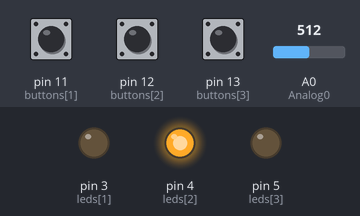
The sketch below on a simulated Arduino Uno, built with avr-gcc and run on an emulated ATmega328P. Parts: output pins drawn as LEDs (lit = HIGH). The inputs (shaded band) are chosen by the test bench; at power-on: A0 (Analog0) = 512, pin 13 (buttons[3]) LOW, pin 11 (buttons[1]) LOW, pin 12 (buttons[2]) LOW. Random numbers use the default seed unless the sketch sets one.

Above: at 2.8 s.
2.9 s: A0 (Analog0) set to 306
At 11.1 s:
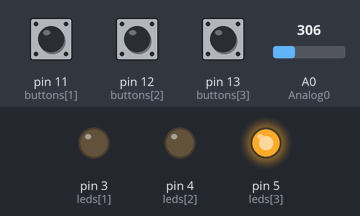
16.9 s: A0 (Analog0) set to 511
At 18.4 s:
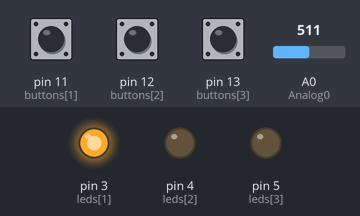
30.9 s: A0 (Analog0) set to 0
At 37.6 s:
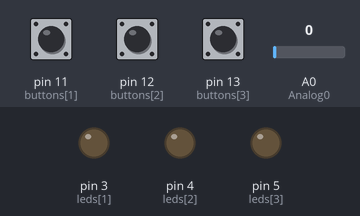
44.9 s: pin 13 (buttons[3]) pulled HIGH for 0.15 s
Timing chart, 0 to 48.0 s (numbered marks = the images above; inputs shaded):
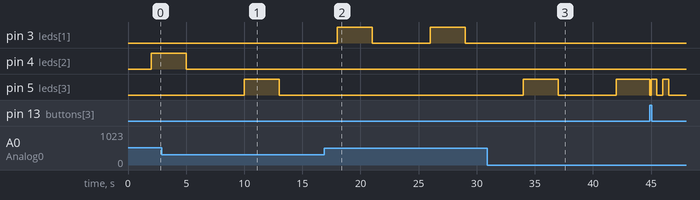

Measured:
- after the input at 2.9 s, pin 5 (leds[3]): LOW → HIGH after 7.1 s, → LOW 3.0 s later
- after the input at 16.9 s, pin 3 (leds[1]): alternates HIGH for 3.0 s and LOW for 5.0 s, starting after 1.1 s
- after the input at 30.9 s, pin 5 (leds[3]): LOW → HIGH after 3.1 s, → LOW 3.0 s later, → HIGH 5.0 s later

The sketch:

GameWithLeds.ino
```cpp
const long int interval = 3000;
const int rows = 4;
const int leds[rows] = {0, 3, 4, 5};
const int buttons[rows] = {0, 11, 12, 13};
long int previousMillis = 0;
const int buzzer = 2;
const int Analog0 = 0;

void setup()
{
  pinMode(buttons[1], INPUT);
  pinMode(buttons[2], INPUT);
  pinMode(buttons[3], INPUT);
  pinMode(leds[1], OUTPUT);
  pinMode(leds[2], OUTPUT);
  pinMode(leds[3], OUTPUT);
}

void loop()
{
  long int currentMillis = millis();
  bool flag;
  randomSeed(analogRead(Analog0));
  long int timeFrame = random(2, 6);
  long int trigerLed = random(1, 4);
  Serial.println(trigerLed);
  while(true){
    if(currentMillis - previousMillis >= timeFrame * 1000){
      digitalWrite(leds[trigerLed], HIGH);
      flag = true; // If the flag remains true, the user did not pressed the button on time.
      previousMillis = millis();
      while(currentMillis - previousMillis < 3000){
        if(digitalRead(buttons[trigerLed]) == HIGH){
          flag = false;
          digitalWrite(leds[trigerLed], LOW);
          delay(100);
          digitalWrite(leds[trigerLed], HIGH);
          delay(500);
          digitalWrite(leds[trigerLed], LOW);
		  delay(500);
          digitalWrite(leds[trigerLed], HIGH);
          delay(500);
          digitalWrite(leds[trigerLed], LOW);
		  delay(500);
          currentMillis = millis();
          break;
        }
        currentMillis = millis();

      }
      if(flag){
      	digitalWrite(leds[trigerLed], LOW);
        digitalWrite(buzzer, HIGH);
        delay(2000);
        digitalWrite(buzzer, LOW);
        currentMillis = millis();
        break;
      }else{
        currentMillis = millis();
        break;
      }


    }
  currentMillis = millis();
  }
  delay(3000); // The program "Freezes" for 3 seconds.


}
```
